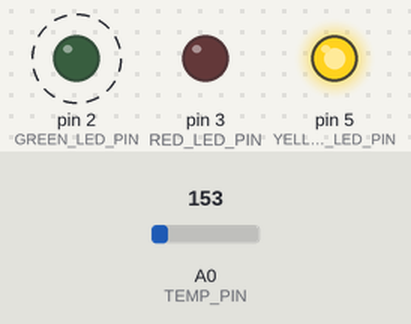
The sketch below on a simulated Arduino Uno, built with avr-gcc and run on an emulated ATmega328P. On the bench: output pins drawn as LEDs (lit = HIGH). Dashed ring = blinking. Inputs (shaded band) come from the test bench; at power-on: A0 (TEMP_PIN) = 153.

Above: at 0.05 s.
Timing chart, 0 to 3.0 s (numbered marks = the images above):
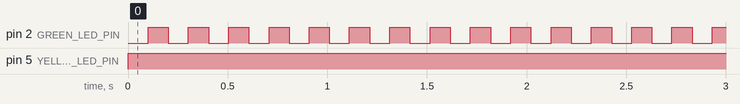

The sketch:

Slave.ino
```cpp
#include <Wire.h>

#define SLAVE_ADDR  8

#define GREEN_LED_PIN 2
#define RED_LED_PIN 3
#define YELLOW_LED_PIN 5

#define BLINK_MIN_PERIOD 200
#define BLINK_MAX_PERIOD 2000
#define TEMP_THRESHOLD 26


#define TEMP_PIN A0

int potentiometer;
int temperature;
int light;

unsigned long prevTime = 0;


void callbackFunction(int i) {
    char c;
    while (1 < Wire.available()) {
          // make sure there is something to read
          c = Wire.read(); // read the next byte as a char
    }
    int x = Wire.read(); // read the next byte as an  int

    if (c == 'T') {
      temperature = x;
    } else if (c == 'L') {
      light = x;
    } else if (c == 'P') {
      potentiometer = x;
    }
}


// void controlRed() {
//     if (temperature >= TEMP_THRESHOLD) {
//         digitalWrite(RED_LED_PIN, HIGH);
//     } else {
//         digitalWrite(RED_LED_PIN, LOW);
//     }
// }

void controlGreen() {
    int blink_period = map(potentiometer, 0, 180, BLINK_MIN_PERIOD/2, BLINK_MAX_PERIOD/2);
    unsigned long currentTime = millis();

    if (currentTime > prevTime + blink_period) {
        if (digitalRead(GREEN_LED_PIN) == HIGH) {
            digitalWrite(GREEN_LED_PIN, LOW);
        } else {
            digitalWrite(GREEN_LED_PIN, HIGH);
        }
        prevTime = currentTime;
    }
}

void controlYellow() {
    analogWrite(YELLOW_LED_PIN, 255-light);
}

void setup() {
    Serial.begin(9600);
    Wire.begin(SLAVE_ADDR);
    Wire.onReceive(callbackFunction);

    Wire.onRequest(sendData);

    pinMode(RED_LED_PIN, OUTPUT);
    pinMode(GREEN_LED_PIN, OUTPUT);
    pinMode(YELLOW_LED_PIN, OUTPUT);
}


void sendData() {
  Wire.write(temperature);  // send a message to the master
}

void readTemperature() {
    int temp_read = analogRead(TEMP_PIN);
    temperature = (((temp_read/1024.0) * 5.0) - 0.5) * 100; // convert to celsius
    // sendMessage("T", temperature);
}

void loop() {
    // controlRed();
    controlGreen();
    controlYellow();
    readTemperature();
}
```

Measured:
- by itself, pin 2 (GREEN_LED_PIN): alternates HIGH for 0.10 s and LOW for 0.10 s
- by itself, pin 5 (YELLOW_LED_PIN): LOW → HIGH at 0.00 s
